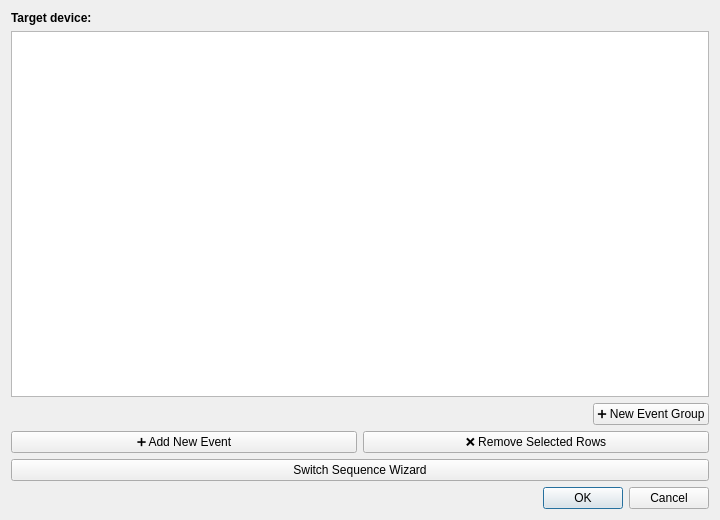
<?xml version="1.0" encoding="UTF-8"?>
<ui version="4.0">
 <class>DynamicEventDialogue</class>
 <widget class="QDialog" name="DynamicEventDialogue">
  <property name="geometry">
   <rect>
    <x>0</x>
    <y>0</y>
    <width>720</width>
    <height>520</height>
   </rect>
  </property>
  <property name="windowTitle">
   <string>Dynamic Event Editor</string>
  </property>
  <layout class="QVBoxLayout" name="mainLayout">
   <item>
    <widget class="QLabel" name="targetDeviceLabel">
     <property name="text">
      <string>&lt;b&gt;Target device:&lt;/b&gt;</string>
     </property>
    </widget>
   </item>
   <item>
    <widget class="QTableWidget" name="eventsTableWidget">
     <property name="selectionMode">
      <enum>QAbstractItemView::NoSelection</enum>
     </property>
     <property name="rowCount">
      <number>0</number>
     </property>
     <property name="columnCount">
      <number>0</number>
     </property>
     <attribute name="verticalHeaderVisible">
      <bool>false</bool>
     </attribute>
    </widget>
   </item>
   <item>
    <layout class="QHBoxLayout" name="groupsLayout">
     <item>
      <spacer name="groupsHorizontalSpacer">
       <property name="orientation">
        <enum>Qt::Horizontal</enum>
       </property>
       <property name="sizeHint" stdset="0">
        <size>
         <width>40</width>
         <height>20</height>
        </size>
       </property>
      </spacer>
     </item>
     <item>
      <widget class="QPushButton" name="newGroupButton">
       <property name="text">
        <string>➕ New Event Group</string>
       </property>
      </widget>
     </item>
    </layout>
   </item>
   <item>
    <layout class="QHBoxLayout" name="tableButtonsLayout">
     <item>
      <widget class="QPushButton" name="addRowButton">
       <property name="text">
        <string>➕ Add New Event</string>
       </property>
      </widget>
     </item>
     <item>
      <widget class="QPushButton" name="removeRowButton">
       <property name="text">
        <string>❌ Remove Selected Rows</string>
       </property>
      </widget>
     </item>
    </layout>
   </item>
   <item>
    <widget class="QPushButton" name="switchSequenceButton">
     <property name="text">
      <string>Switch Sequence Wizard</string>
     </property>
    </widget>
   </item>
   <item>
    <widget class="QDialogButtonBox" name="dialogButtonBox">
     <property name="standardButtons">
      <set>QDialogButtonBox::Cancel|QDialogButtonBox::Ok</set>
     </property>
    </widget>
   </item>
  </layout>
 </widget>
 <resources/>
 <connections/>
</ui>
